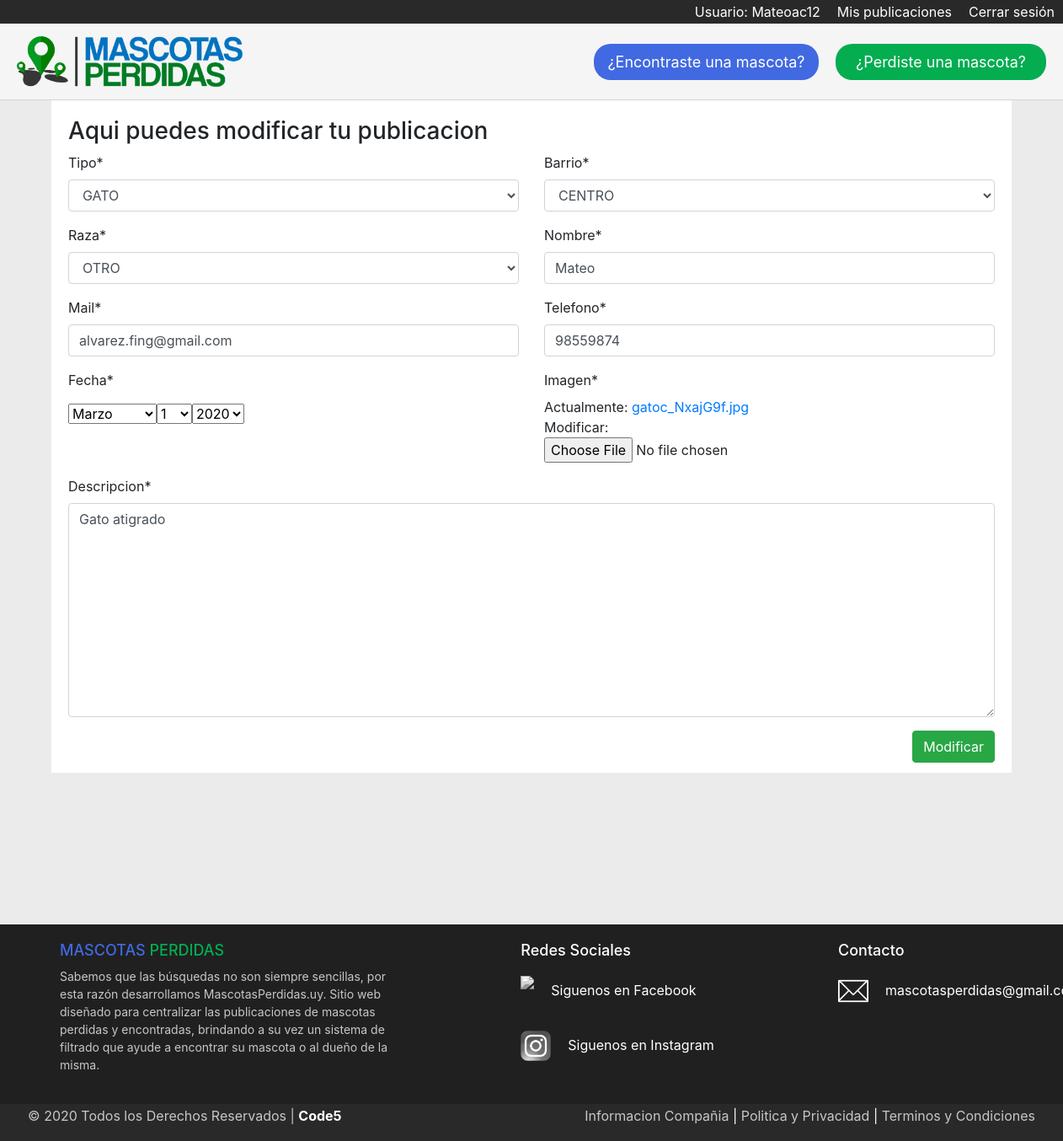
Screenshot of /modificar_publicaciones/48/ (signed in) with the database file from the repository.
### Mascotas/models.py (models this page shows)
class MascotaPerdida(models.Model):
    estado = models.CharField(max_length=40)
    imagen = models.ImageField(null=True, blank=True)  # <---- NO SACAR EL NULL NI EL BLANK QUE SE ROMPE LA BBDD
    barrio = models.ForeignKey(Barrio, on_delete=models.CASCADE)
    tipo = models.ForeignKey(Tipo, on_delete=models.CASCADE)
    raza = models.ForeignKey(Raza, on_delete=models.CASCADE)
    fecha = models.DateField()
    nombre = models.CharField(max_length=40)
    mail = models.EmailField()
    telefono = models.IntegerField()
    descripcion = models.TextField()

### Mascotasperdidas/views.py (the view)
# urls.py: path('modificar_publicaciones/<id>/', Modificar_publicaciones, name='modificar_publicaciones'),
@login_required
def Modificar_publicaciones(request, id):
    modificar = MascotaPerdida.objects.get(id=id)
    data = {
        'form': MascotaPerdidaForm(instance=modificar)
    }
    if request.method == 'POST':
        formulario = MascotaPerdidaForm(data=request.POST, files=request.FILES, instance=modificar)
        if formulario.is_valid():
            formulario.save()
            return redirect(to='listado_publicaciones')
        data['form'] = formulario
    return render(request, 'modificar_publicaciones.html', data)

### Mascotasperdidas/forms.py (shortened to what this page needs)
class MascotaPerdidaForm(ModelForm):
    estado = forms.CharField(initial='PERDIDO', widget = forms.HiddenInput())
    imagen = forms.ImageField(required=True)
    class Meta:
        model = MascotaPerdida
        fields = ['estado', 'barrio', 'tipo', 'raza', 'fecha', 'nombre', 'mail', 'telefono', 'imagen', 'descripcion']
        widgets = {
            'fecha': forms.SelectDateWidget(years=range(2020, 2021)),
        }

### Mascotas/models.py (called while the page is built)
    def __str__(self):
        return self.lugar

    def __str__(self):
        return self.especie

    def __str__(self):
        return self.tipo

### Mascotasperdidas/templates/modificar_publicaciones.html (shortened to what this page needs)
{% extends 'base.html' %}
{% load static %}
{% load crispy_forms_tags %}
{% block contenido %}
    <h3>Aqui puedes modificar tu publicacion</h3>
    <form action="" method="POST">
        <div class="row">
            <div class="col-6">
              {{ form.tipo|as_crispy_field }}
            </div>
            <div class="col-6">
                {{ form.barrio|as_crispy_field }}
            </div>
            <div class="col-6">
                {{ form.raza|as_crispy_field }}
            </div>
            <div class="col-6">
                {{ form.nombre|as_crispy_field }}
            </div>
            <div class="col-6">
                {{ form.mail|as_crispy_field }}
            </div>
            <div class="col-6">
                {{ form.telefono|as_crispy_field }}
            </div>
            <div class="col-6">
                <p>Fecha*</p>
                {{ form.fecha }}
            </div>
            <div class="col-6">
                {{ form.imagen|as_crispy_field }}
            </div>
        </div>
        {{ form.descripcion|as_crispy_field }}
        <div class="float-right">
            <input type="submit" value="Modificar" class="btn btn-success" onclick="ConfirmarModificacion()">
        </div>
    </form>
{% endblock %}

### Mascotasperdidas/templates/base.html (shortened to what this page needs)
{% load static %}
<!DOCTYPE html>
<html lang="es">
<head>
    <link rel="stylesheet" href="https://stackpath.bootstrapcdn.com/bootstrap/4.4.1/css/bootstrap.min.css">
    <link rel="stylesheet" href="{% static 'css/style.css' %}">
</head>
<body>
    <div id="login_logout">
        {% if user.is_authenticated %}
            <a href="{% url 'logout' %}">Cerrar sesión</a>
            <a href="{% url 'listado_publicaciones' %}">Mis publicaciones</a>
            <a href="{% url 'edituser' %}">Usuario: {{ user.username }}</a>
        {% else %}
            <a href="{% url 'registro_usuario' %}">Registrarse</a>
            <a href="{% url 'login' %}">Iniciar sesión</a>
        {% endif %}
    </div>
    <header id="header_principal">
        <figure id="logotipo">
            <a href="{% url 'home' %}">
                <img src="{% static 'img/Logo.png' %} "alt="logo" height="60px">
            </a>
        </figure>
        <div id="encontrado_perdido">
            <a href="{% url 'nuevo_ingreso_encontrado' %}" id="boton_encontrada">¿Encontraste una mascota?</a>
            <a href="{% url 'nuevo_ingreso_perdido' %}" id="boton_perdida">¿Perdiste una mascota?</a>
        </div>
    </header>
    <section class="container">
        {% block contenido %}
        {% endblock %}
    </section>
    <footer>
        <div class="footer_principal">
             <div class="footer_alto">
                 <div class="columna_uno">
                     <h4><span style="color: royalblue;">MASCOTAS</span> <span style="color: rgb(3, 173, 80);">PERDIDAS</span></h4>
                     <p class="copyright">
                        Sabemos que las búsquedas no son siempre sencillas, por esta razón desarrollamos
                        MascotasPerdidas.uy. Sitio web diseñado para centralizar las publicaciones de mascotas
                        perdidas y encontradas, brindando a su vez un sistema de filtrado que ayude a encontrar su
                        mascota o al dueño de la misma.
                        </p>
                 </div>
                 <div class="columna_dos">
                     <h4>Redes Sociales</h4>
                     <div class="contacto_redsocial">
                        <img src="{% static 'img/facebook.png' %}" height="36px" class="color-redsocial">
                        <p><a href="https://www.facebook.com" target="_blank">Siguenos en Facebook</a></p>
                     </div>
                     <div class="contacto_redsocial">
                        <img src="{% static 'img/instagram.png' %}" height="36px" class="color-redsocial">
                        <p><a href="https://www.instagram.com" target="_blank">Siguenos en Instagram</a></p>
                     </div>
                 </div>
                 <div class="columna_tres">
                     <h4>Contacto</h4>
                     <div class="contenido_columna_tres">
                        <img src="{% static 'img/contact.png' %}">
                        <p><a href="mailto:mascotasperdida@gmail.com " target="_blank">mascotasperdidas@gmail.com</a></p>
                     </div>
                 </div>
             </div>
         </div>
         <div class="footer_bajo">
                <div class="derechos_info">
                     <div>
                        <p class="copyright">© 2020 Todos los Derechos Reservados | <a href="">Code5</a></p>
                     </div>
                     <div class="informacion">
                         <a href="#">Informacion Compañia</a> | <a href="#">Politica y Privacidad</a> | <a href="#">Terminos y Condiciones</a>
                     </div>
                 </div>
             </div>
     </footer>
</body>
</html>

### Mascotasperdidas/static/css/style.css (style rules this page uses)
body { background: url('/static/img/background.png') no-repeat center center fixed; background-size: cover; min-height: 100vh; }
#login_logout { background-color: rgb(41, 41, 41); overflow: hidden; }
#login_logout > a { display: inline-block; padding: 2px 10px 0px 10px; color: white; text-decoration: none; border-bottom: rgb(41, 41, 41) 2px solid; float: right; }
#header_principal { padding: 15px 20px; background-color: whitesmoke; border-bottom: lightgray 1px solid; overflow: hidden; position: sticky; top: 0; z-index: 1; }
#logotipo { margin: 0; float: left; }
#encontrado_perdido { display: inline-block; float: right; position: relative; top: 9px; }
#boton_encontrada { display: inline-block; padding: 8px 16px; text-decoration: none; color: white; font-size: 18px; border-radius: 20px; min-width: 250px; text-align: center; background-color: royalblue; margin-right: 16px; }
#boton_perdida { display: inline-block; padding: 8px 16px; text-decoration: none; color: white; font-size: 18px; border-radius: 20px; min-width: 250px; text-align: center; background-color: rgb(3, 173, 80); }
.container { background-color: white; padding: 20px 20px 50px 20px; border: lightgrey 1px; }
footer { width: 100%; background: #202020; color: white; }
.footer_principal { width: 100%; max-width: 1200px; margin: auto; margin-top: 180px; padding: 20px 40px; }
.footer_alto { display: flex; justify-content: space-between; }
.columna_uno { max-width: 400px; }
.columna_uno h4 { font-size: 18px; }
.columna_uno p { font-size: 14px; color: #C7C7C7; margin-top: 10px; }
.columna_dos { max-width: 400px; }
.columna_dos h4 { font-size: 18px; }
.contacto_redsocial { margin-top: 20px; display: flex; filter: grayscale(1); }
.contacto_redsocial > p > a { color: white; text-decoration: none; }
.contacto_redsocial p { margin-top: 5px; margin-left: 20px; }
.columna_tres { max-width: 400px; }
.columna_tres h4 { font-size: 18px; }
.contenido_columna_tres { margin-top: 20px; display: flex; }
.contenido_columna_tres > p > a { color: white; }
.contenido_columna_tres img { width: 36px; height: 36px; }
.contenido_columna_tres p { margin-top: 5px; margin-left: 20px; max-width: 140px; }
.footer_bajo { width: 100%; background: rgb(41, 41, 41); }
.derechos_info { max-width: 1200px; margin: auto; display: flex; justify-content: space-between; padding: 2px; }
.copyright { color: #C7C7C7; }
.copyright a { text-decoration: none; color: white; font-weight: bold; }
.informacion a { text-decoration: none; color: #C7C7C7; }

### rows the page displays
MascotaPerdida: tipo "GATO", barrio "CENTRO", raza "OTRO", nombre "Mateo", mail "alvarez.fing@gmail.com", telefono "98559874", descripcion "Gato atigrado"

### other values shown
{{ user.username }} "Mateoac12"
